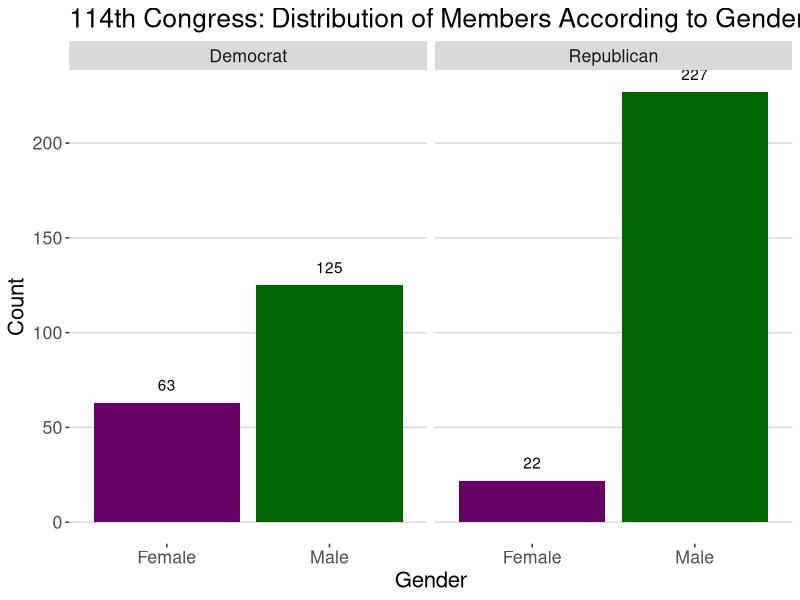
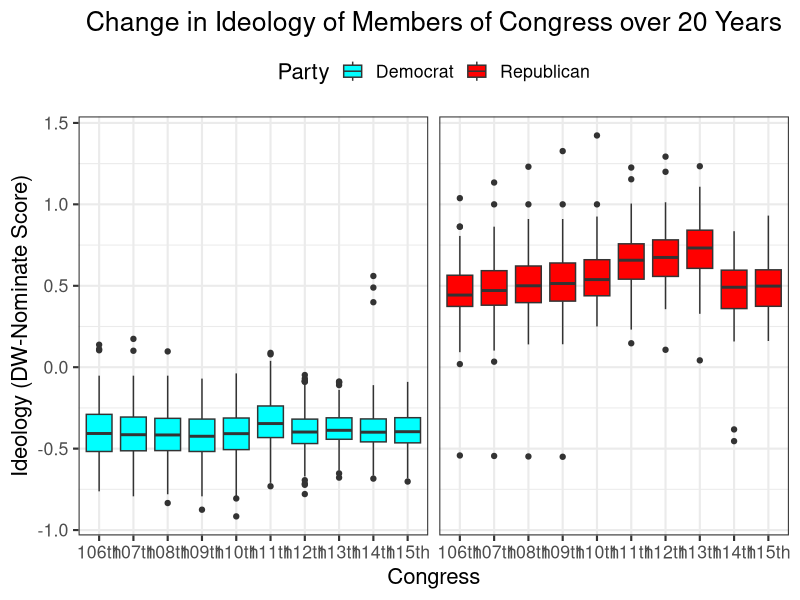

Generate these figures, in order, with R:
## ---- chunk 1
knitr::opts_chunk$set(echo = FALSE)
suppressPackageStartupMessages(library(tidyverse))
suppressPackageStartupMessages(library(ggthemes))
suppressPackageStartupMessages(library(repr))
cel <- suppressMessages(
    drop_na(read_csv("../assignment_1/cel_volden_wiseman_coursera.csv"))
)
## ---- chunk 2
# Get only the data corresponding to the 114th Congress.
# Select only the `dem` and `female` columns.
data_plot_1 <- cel %>%
    filter(congress == 114) %>%
    select(dem, female)

# Recode the `dem` variable, and rename it as `Party`:
data_plot_1$dem <- recode(
    data_plot_1$dem,
    `0` = "Republican",
    `1` = "Democrat"
)
data_plot_1 <- rename(data_plot_1, Party = dem)

# Recode the `female` variable, and rename it as `Gender`:
data_plot_1$female <- recode(
    data_plot_1$female,
    `0` = "Male",
    `1` = "Female"
)
data_plot_1 <- rename(data_plot_1, Gender = female)

# Plot the figure:
options(repr.plot.height = 9, repr.plot.width = 9)
ggplot(data_plot_1, aes(x = Gender, fill = Gender)) +
    geom_bar() +
    geom_text(stat = "count", aes(label = ..count.., vjust = -1)) +
    labs(
        x = "Gender",
        y = "Count",
        title = "114th Congress: Distribution of Members According to Gender"
    ) +
    theme_hc(base_size = 16) +
    scale_fill_manual(
        values = c("Male" = "#006700", "Female" = "#670067")
    ) +
    facet_wrap(vars(Party)) +
    guides(fill = FALSE)
## ---- chunk 3
# Get only the data corresponding to the last 10 Congresses.
# Select only the `congress`, `dwnom1` and `dem` columns.
data_plot_2 <- cel %>%
    filter(congress > 105) %>%
    select(congress, dwnom1, dem)

# Recode the `congress` variable:
data_plot_2$congress <- recode(
    data_plot_2$congress,
    `106` = "106th",
    `107` = "107th",
    `108` = "108th",
    `109` = "109th",
    `110` = "110th",
    `111` = "111th",
    `112` = "112th",
    `113` = "113th",
    `114` = "114th",
    `115` = "115th"
)

# Recode the `dem` variable, and rename it as `Party`:
data_plot_2$dem <- recode(
    data_plot_2$dem,
    `0` = "Republican",
    `1` = "Democrat"
)
data_plot_2 <- rename(data_plot_2, Party = dem)

# Plot the figure:
options(repr.plot.height = 9, repr.plot.width = 12)
ggplot(data_plot_2, aes(x = congress, y = dwnom1, fill = Party)) +
    geom_boxplot() +
    labs(
        x = "Congress",
        y = "Ideology (DW-Nominate Score)",
        title = "Change in Ideology of Members of Congress over 20 Years"
    ) +
    facet_wrap(vars(Party)) +
    theme_bw(base_size = 16) +
    theme(
        legend.direction = "horizontal",
        legend.position = "top",
        plot.title = element_text(hjust = 0.5),
        strip.background = element_blank(),
        strip.text = element_blank()
    ) +
    scale_fill_manual(
        values = c("Democrat" = "#00FFFF", "Republican" = "#FF0000")
    )
## ---- chunk 4

## ---- chunk 5

